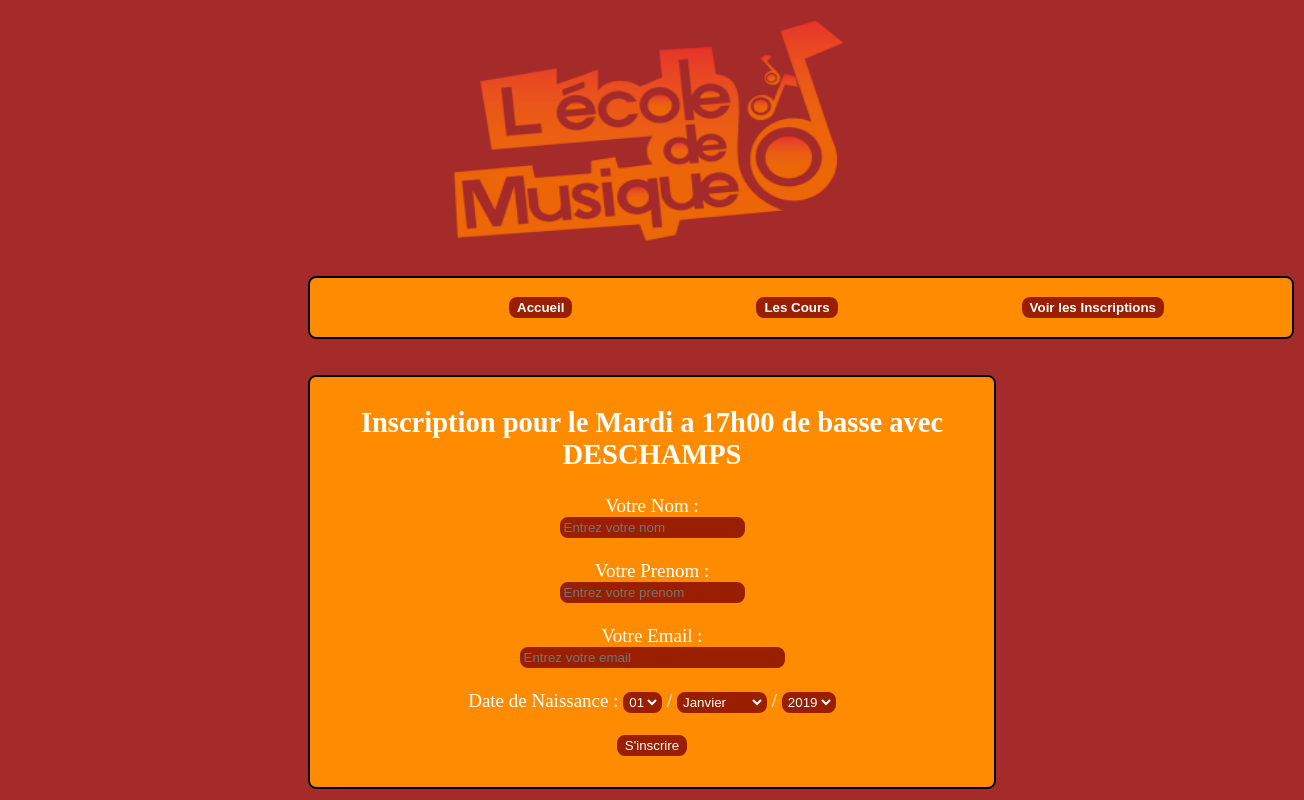
Page /index.php?action=inscription&numero=4 on the committed database.
### tables this page shows
CREATE TABLE `cours` (
  `id_cours` int(3) NOT NULL,
  `dates_cours` int(1) DEFAULT NULL,
  `heure_cours` char(5) DEFAULT NULL,
  `id_enseignant` int(3) DEFAULT NULL,
  `id_type` int(3) DEFAULT NULL
);

CREATE TABLE `enseignant` (
  `id_enseignant` int(3) NOT NULL,
  `nom_enseignant` char(50) DEFAULT NULL,
  `prenom_enseignant` char(15) DEFAULT NULL,
  `dateNaissance_enseignant` date DEFAULT NULL
);

### modele/fonctions.php (called while the page is built, shortened)
<?php
function getLeCour($leCour)
{
	$bdd=connect();
	$ceCour = array();
	$Jour = array("","Lundi","Mardi","Mercredi","Jeudi","Vendredi","Samedi","Dimanche");
	$sqlCour=$bdd->prepare("SELECT * FROM cours WHERE id_cours=".$leCour);
	$sqlCour->execute(array($leCour));
	$infoCour= $sqlCour->fetch(PDO::FETCH_OBJ);
		$ceCour['id']= $infoCour->id_cours ;
		$ceCour['date']= $Jour[$infoCour->dates_cours] ;
		$ceCour['heure']= $infoCour->heure_cours ;
		$idEnseignant = $infoCour->id_enseignant ;
		$idType = $infoCour->id_type ;
	$sqlEnseignant=$bdd->prepare("SELECT nom_enseignant , prenom_enseignant FROM enseignant WHERE id_enseignant=".$idEnseignant);
	$sqlEnseignant->execute(array($idEnseignant));
	$leProf= $sqlEnseignant->fetch(PDO::FETCH_OBJ);
	$nom = strtoupper ($leProf->nom_enseignant);
	$prenom = $leProf->prenom_enseignant;
		$ceCour['nom']=$nom;
		$ceCour['prenom']=$prenom;
	$sqlType=$bdd->prepare("SELECT * FROM type_cours WHERE id_type=".$idType);
	$sqlType->execute(array($idType));
	$leType= $sqlType->fetch(PDO::FETCH_OBJ);
	$type= $leType->libelle_type;
		$ceCour['type']=$type;
	return $ceCour ;
}
?>

### vues/v_formulaireInscription.php (the view, shortened to what this page needs)
<br><br>
<div align='center' class='fieldsetInscription'>
	<fieldset>
		<?php
		extract($_GET);
		if(!empty($numero))
		{
			$leCours = getLeCour($numero);
		echo "<center><h2>	Inscription pour le ".$leCours['date']." a ".$leCours['heure']." de ".$leCours['type']." avec ".$leCours['nom']."	</h2></center>";
		}
		?>
		<form method='POST' action='index.php?action=validerInscription'>
			Votre Nom : <br>
			<input type='text' name='nomDeLinscrit' placeholder="Entrez votre nom">
			<br><br>
			Votre Prenom : <br>
			<input type='text' name='prenomDeLinscrit' placeholder="Entrez votre prenom">
			<br><br>
			Votre Email : <br>
			<input type='text' name='emailDeLinscrit' placeholder="Entrez votre email" size=30>
			<br><br>
			Date de Naissance :
			<select name="Jour">
				<?php for($i=1 ; $i <32 ; $i++)
				{
					if($i<10)
					{
						echo"<option value=0".$i.">0".$i."</option>";
					}
					else
					{
						echo"<option value=".$i.">".$i."</option>";
					}
				} ?>
			</select>
			/
			<?php $mois=['Janvier','Fevrier','Mars','Avril','Mai','Juin','Juillet','Aout','Septembre','Octobre','Novembre','Decembre']; ?>
			<select name='Mois'>
				<?php for($i=1 ; $i<13 ; $i++)
				{
					if($i<10)
					{
						echo"<option value=0".$i.">".$mois[$i-1]."</option>";
					}
					else
					{
						echo"<option value=".$i.">".$mois[$i-1]."</option>";
					}
				}?>
			</select>
			/
			<?php $anneeActuelle=date('Y');?>
			<select name='Annee'>
				<?php for ($i=$anneeActuelle ; $i > 1900 ; $i--)
				{
					echo"<option value=".$i.">".$i."</option>";
				}?>
			</select>
			<br><br>
			<input type='submit' value="S'inscrire">
		</form>
	</fieldset>
</div>

### css/cssGeneral.css (style rules this page uses)
body { background-color: brown; }
.fieldsetInscription fieldset { background-color:FF8C00; margin-left: 300px; margin-right: 300px; border:2px solid black; -moz-border-radius:8px; -webkit-border-radius:8px; color:white; font-size : 19px; }
.fieldsetInscription input, select { background-color: #991f00; border-radius: 8px; color: white ; border: 2px solid #991f00; }

### rows in the picture
cours: id_enseignant+id_type "Mardi", id_enseignant+id_type "17h00", id_enseignant+id_type "basse", id_enseignant+id_type "DESCHAMPS"

### other values in the picture
form field Mois "Janvier"
form field Annee "2019"
